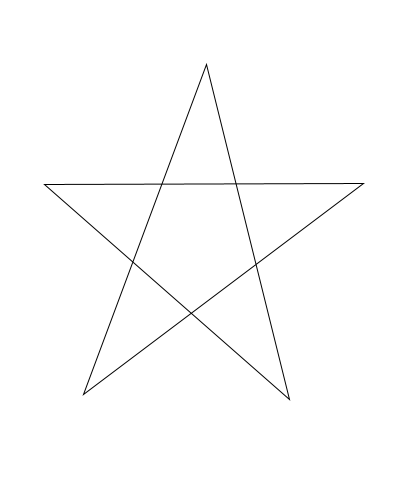
Frame 1 (no input)
Frame 60 (the mouse pressed at the canvas centre just before this capture): identical to frame 1, image omitted
Frame 120 (the mouse held since frame 60 and released just before this capture): identical to frame 1, image omitted

The Processing sketch that drew this single still picture (run headless with seeded random() and noise(); from frame 60 on, the mouse is pressed at the canvas centre):

// Processing sketch: functions1
// ── functions1.pde
void setup() {
  size(400, 500);
  background(255);
}

void draw() {
  background(255);
  
  star();
}

void star() {
  // vertex shape
  beginShape();
  vertex(206,64);
  vertex(83,394);
  vertex(363,183);
  vertex(44,184);
  vertex(289,399);
  endShape(CLOSE);
}


void mousePressed() {
  println( mouseX + "," + mouseY );
}
